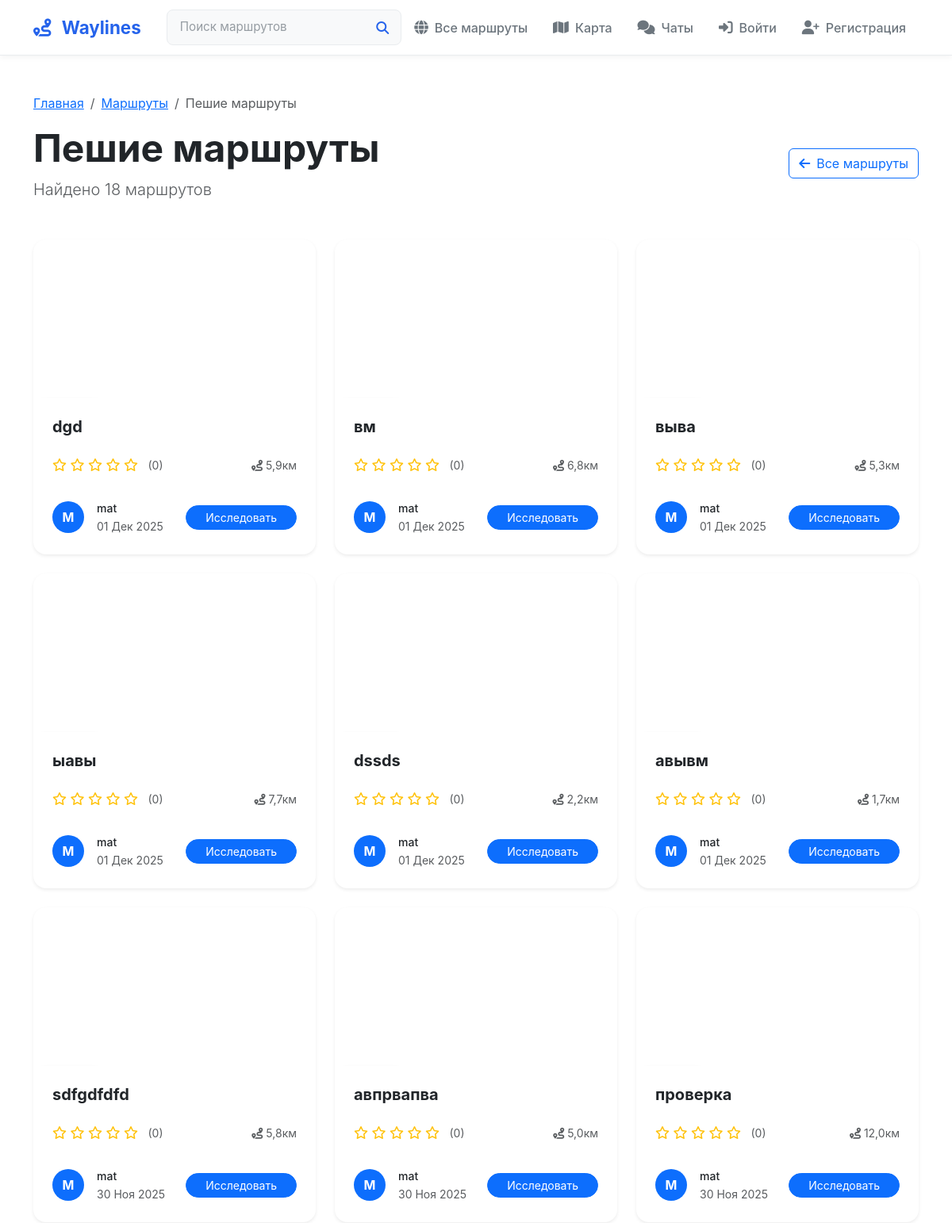
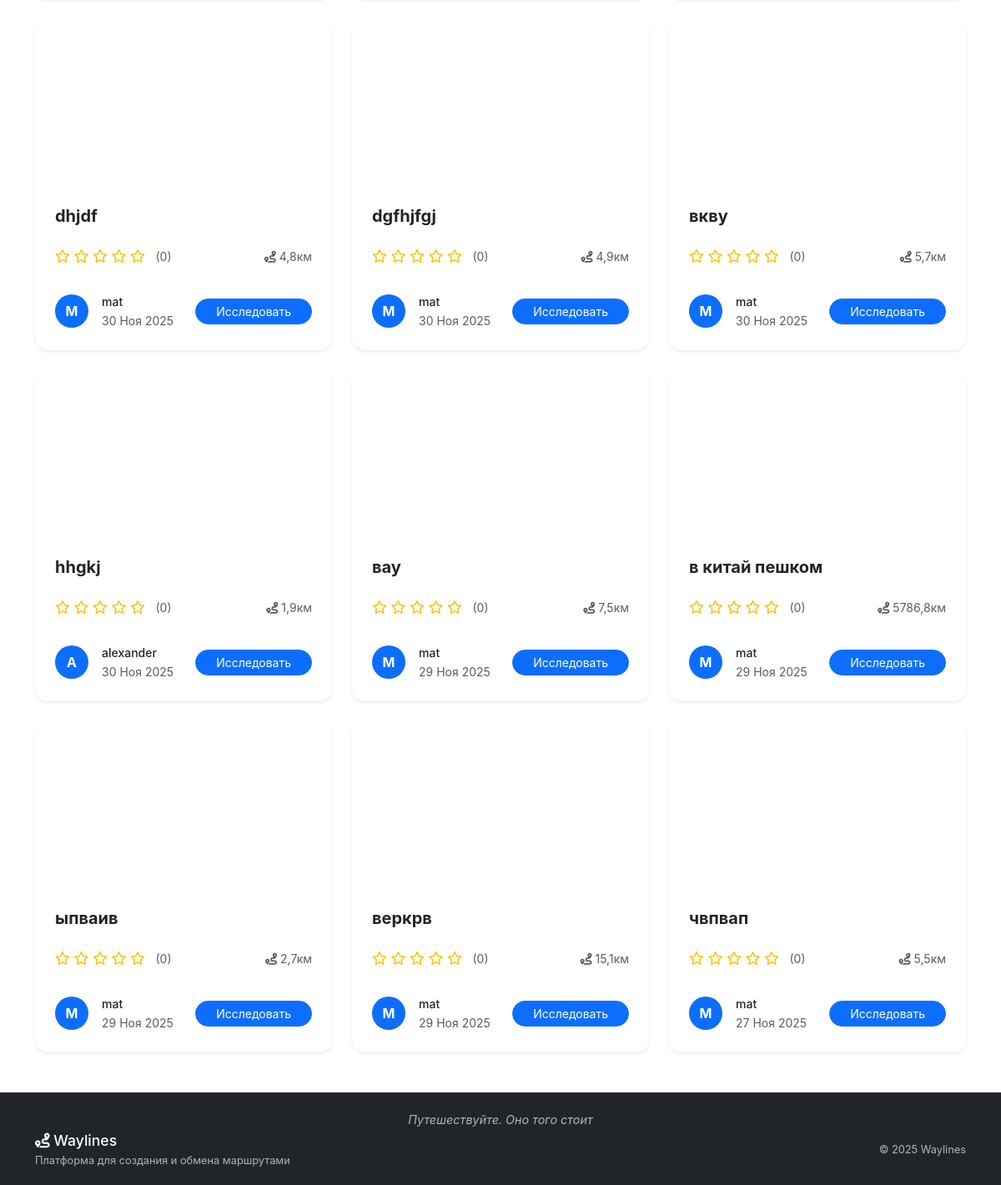
The app's page /routes/walking/ with its own data (2 pictures, top to bottom).
### routes/models.py (models this page shows, shortened)
class Route(models.Model):
    PRIVACY_CHOICES = [
        ("public", "Публичный"),
        ("private", "Приватный"),
        ("link", "По ссылке"),
        ("personal", "Персональный"),
    ]
    ROUTE_TYPE_CHOICES = [
        ("driving", "Автомобильный"),
        ("walking", "Пеший"),
        ("cycling", "Велосипедный"),
        ("mixed", "Смешанный"),
    ]
    MOOD_CHOICES = [
        ("calm", "Спокойный"),
        ("active", "Активный"),
        ("extreme", "Экстремальный"),
        ("romantic", "Романтический"),
        ("family", "Семейный"),
        ("adventure", "Приключенческий"),
    ]
    THEME_CHOICES = [
        ("historical", "Исторический"),
        ("nature", "Природный"),
        ("urban", "Городской"),
        ("cultural", "Культурный"),
        ("gastronomic", "Гастрономический"),
        ("religious", "Религиозный"),
        ("architectural", "Архитектурный"),
    ]
    author = models.ForeignKey(
        User,
        on_delete=models.CASCADE,
        related_name="routes",
        verbose_name="Автор",
    )
    name = models.CharField("Название", max_length=200)
    description = models.TextField("Описание", blank=True)
    short_description = models.TextField(
        "Краткое описание", max_length=300, blank=True
    )
    privacy = models.CharField(
        "Приватность", max_length=20, choices=PRIVACY_CHOICES, default="public"
    )
    route_type = models.CharField(
        "Тип маршрута",
        max_length=20,
        choices=ROUTE_TYPE_CHOICES,
        default="walking",
    )
    mood = models.CharField(
        "Настроение", max_length=20, choices=MOOD_CHOICES, blank=True
    )
    theme = models.CharField(
        "Тема", max_length=20, choices=THEME_CHOICES, blank=True
    )
    duration_minutes = models.IntegerField(
        "Продолжительность (минут)", default=0
    )
    country = models.CharField(
        max_length=100, blank=True, null=True, verbose_name="Страна"
    )
    total_distance = models.FloatField("Общее расстояние (км)", default=0)
    is_active = models.BooleanField("Актуален", default=True)
    has_audio_guide = models.BooleanField("Есть аудиогид", default=False)
    is_elderly_friendly = models.BooleanField("Для пожилых", default=False)
    shared_with = models.ManyToManyField(
        User,
        related_name="shared_routes",
        blank=True,
        verbose_name="Доступно для",
    )
    created_at = models.DateTimeField("Создан", auto_now_add=True)
    updated_at = models.DateTimeField("Обновлён", auto_now=True)
    last_status_update = models.DateTimeField(
        "Последнее обновление статуса", auto_now=True
    )
    qr_code = models.ImageField(
        upload_to="qr_codes/", blank=True, null=True, verbose_name="QR код"
    )
    class Meta:
        verbose_name = "Маршрут"
        verbose_name_plural = "Маршруты"
        ordering = ["-created_at"]
    def get_average_rating(self):
        ratings = self.ratings.all()
        if ratings:
            return sum(r.rating for r in ratings) / len(ratings)
        return 0

### routes/views.py (the view)
# urls.py: path("walking/", views.walking_routes, name="walking_routes"),
def walking_routes(request):
    routes = Route.objects.filter(
        route_type="walking", is_active=True
    ).prefetch_related("photos")
    context = {
        "routes": routes,
        "page_title": "Пешие маршруты",
        "route_type": "walking",
        "total_count": routes.count(),
    }
    return render(request, "routes/filtered_routes.html", context)

### users/context_processors.py (called while the page is built, shortened)
def navbar_context(request):
    context = {}
    return context

### templates/routes/filtered_routes.html (shortened to what this page needs)
{% extends 'base.html' %}
{% load static %}
{% block content %}
<div class="container py-5">
    <div class="row mb-5">
        <div class="col-12">
            <nav aria-label="breadcrumb" class="mb-3">
                <ol class="breadcrumb">
                    <li class="breadcrumb-item"><a href="{% url 'home' %}">Главная</a></li>
                    <li class="breadcrumb-item"><a href="{% url 'all_routes' %}">Маршруты</a></li>
                    <li class="breadcrumb-item active">{{ page_title }}</li>
                </ol>
            </nav>
            <div class="d-flex justify-content-between align-items-center">
                <div>
                    <h1 class="display-5 fw-bold mb-2">{{ page_title }}</h1>
                    <p class="lead text-muted mb-0">Найдено {{ total_count }} маршрутов</p>
                </div>
                <a href="{% url 'all_routes' %}" class="btn btn-outline-primary">
                    <i class="fas fa-arrow-left me-2"></i>Все маршруты
                </a>
            </div>
        </div>
    </div>
    <div class="row g-4">
        {% for route in routes %}
        <div class="col-xl-4 col-lg-6">
            <div class="card route-card h-100 border-0 shadow-sm hover-lift rounded-4">
                <div class="card-image position-relative overflow-hidden rounded-top-4">
                    {% if route.photos.first and route.photos.first.image %}
                    <img src="{{ route.photos.first.image.url }}" class="card-img-top route-image" alt="{{ route.name }}" style="height: 200px; object-fit: cover;">
                    {% else %}
                    <div class="card-img-top route-image bg-gradient-nature d-flex align-items-center justify-content-center" style="height: 200px;">
                        <i class="fas fa-route fa-3x text-white opacity-70"></i>
                    </div>
                    {% endif %}
                </div>
                <div class="card-body d-flex flex-column p-4">
                    <h5 class="card-title fw-bold mb-2 text-dark">{{ route.name }}</h5>
                    <div class="route-meta mb-3">
                        <div class="d-flex justify-content-between align-items-center">
                            <div class="rating-section">
                                <span class="rating-stars text-warning me-2">
                                    {% with rating=route.get_average_rating %}
                                    {% for i in "12345" %}
                                        {% if forloop.counter <= rating %}
                                        <i class="fas fa-star"></i>
                                        {% else %}
                                        <i class="far fa-star"></i>
                                        {% endif %}
                                    {% endfor %}
                                    {% endwith %}
                                </span>
                                <small class="text-muted">({{ route.ratings.count }})</small>
                            </div>
                            <div class="route-length">
                                <small class="text-muted">
                                    <i class="fas fa-route me-1"></i>{{ route.total_distance|floatformat:1 }}км
                                </small>
                            </div>
                        </div>
                    </div>
                    <div class="card-footer bg-transparent border-0 px-0 pb-0 pt-3 mt-auto">
                        <div class="d-flex justify-content-between align-items-center">
                            <div class="d-flex align-items-center">
                                <div class="avatar-sm me-3">
                                    <div class="bg-primary rounded-circle d-flex align-items-center justify-content-center text-white fw-bold" style="width: 40px; height: 40px;">
                                        {{ route.author.username|first|upper }}
                                    </div>
                                </div>
                                <div>
                                    <div class="fw-medium small text-dark">{{ route.author.username }}</div>
                                    <small class="text-muted">{{ route.created_at|date:"d M Y" }}</small>
                                </div>
                            </div>
                            <a href="{% url 'route_detail' route.id %}" class="btn btn-primary btn-sm rounded-pill px-4 hover-scale">
                                Исследовать
                            </a>
                        </div>
                    </div>
                </div>
            </div>
        </div>
        {% endfor %}
    </div>
</div>
{% endblock %}

### templates/base.html (style rules this page uses)
:root { --primary-color: #2563eb; --secondary-color: #6c757d; --light-bg: #f8f9fa; --border-color: #e9ecef; }
html, body { height: 100%; margin: 0; padding: 0; }
body { display: flex; flex-direction: column; min-height: 100vh; font-family: -apple-system, BlinkMacSystemFont, 'Segoe UI', Roboto, sans-serif; }

### records on screen
Route: name "dgd", ratings.count "0", total_distance "5,9", author.username|first "M", author.username "mat", created_at "01 Дек 2025"
Route: name "вм", ratings.count "0", total_distance "6,8", author.username|first "M", author.username "mat", created_at "01 Дек 2025"
Route: name "выва", ratings.count "0", total_distance "5,3", author.username|first "M", author.username "mat", created_at "01 Дек 2025"
Route: name "ыавы", ratings.count "0", total_distance "7,7", author.username|first "M", author.username "mat", created_at "01 Дек 2025"
Route: name "dssds", ratings.count "0", total_distance "2,2", author.username|first "M", author.username "mat", created_at "01 Дек 2025"
Route: name "авывм", ratings.count "0", total_distance "1,7", author.username|first "M", author.username "mat", created_at "01 Дек 2025"
Route: name "sdfgdfdfd", ratings.count "0", total_distance "5,8", author.username|first "M", author.username "mat", created_at "30 Ноя 2025"
Route: name "авпрвапва", ratings.count "0", total_distance "5,0", author.username|first "M", author.username "mat", created_at "30 Ноя 2025"
Route: name "проверка", ratings.count "0", total_distance "12,0", author.username|first "M", author.username "mat", created_at "30 Ноя 2025"
Route: name "dhjdf", ratings.count "0", total_distance "4,8", author.username|first "M", author.username "mat", created_at "30 Ноя 2025"
Route: name "dgfhjfgj", ratings.count "0", total_distance "4,9", author.username|first "M", author.username "mat", created_at "30 Ноя 2025"
Route: name "вкву", ratings.count "0", total_distance "5,7", author.username|first "M", author.username "mat", created_at "30 Ноя 2025"
Route: name "hhgkj", ratings.count "0", total_distance "1,9", author.username|first "A", author.username "alexander", created_at "30 Ноя 2025"
Route: name "вау", ratings.count "0", total_distance "7,5", author.username|first "M", author.username "mat", created_at "29 Ноя 2025"
Route: name "в китай пешком", ratings.count "0", total_distance "5786,8", author.username|first "M", author.username "mat", created_at "29 Ноя 2025"
Route: name "ыпваив", ratings.count "0", total_distance "2,7", author.username|first "M", author.username "mat", created_at "29 Ноя 2025"
Route: name "веркрв", ratings.count "0", total_distance "15,1", author.username|first "M", author.username "mat", created_at "29 Ноя 2025"
Route: name "чвпвап", ratings.count "0", total_distance "5,5", author.username|first "M", author.username "mat", created_at "27 Ноя 2025"

### other values on screen
{{ page_title }} "Пешие маршруты"
{{ total_count }} "18"
